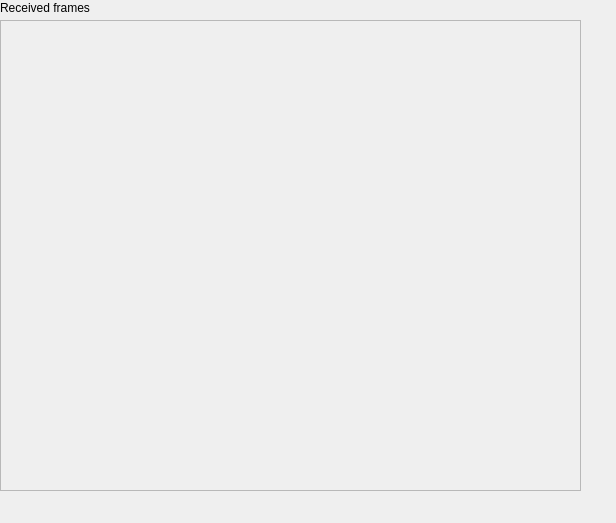
<?xml version="1.0" encoding="UTF-8"?>
<ui version="4.0">
 <class>MessageHistoryView</class>
 <widget class="QWidget" name="MessageHistoryView">
  <property name="geometry">
   <rect>
    <x>0</x>
    <y>0</y>
    <width>616</width>
    <height>523</height>
   </rect>
  </property>
  <property name="windowTitle">
   <string>Form</string>
  </property>
  <widget class="QLabel" name="historyLabel">
   <property name="geometry">
    <rect>
     <x>0</x>
     <y>0</y>
     <width>101</width>
     <height>16</height>
    </rect>
   </property>
   <property name="text">
    <string>Received frames</string>
   </property>
  </widget>
  <widget class="QScrollArea" name="scrollArea">
   <property name="geometry">
    <rect>
     <x>0</x>
     <y>20</y>
     <width>581</width>
     <height>471</height>
    </rect>
   </property>
   <property name="widgetResizable">
    <bool>true</bool>
   </property>
   <widget class="QWidget" name="scrollAreaWidgetContents">
    <property name="geometry">
     <rect>
      <x>0</x>
      <y>0</y>
      <width>579</width>
      <height>469</height>
     </rect>
    </property>
    <property name="sizePolicy">
     <sizepolicy hsizetype="Expanding" vsizetype="Expanding">
      <horstretch>1</horstretch>
      <verstretch>1</verstretch>
     </sizepolicy>
    </property>
   </widget>
  </widget>
 </widget>
 <resources/>
 <connections/>
</ui>
